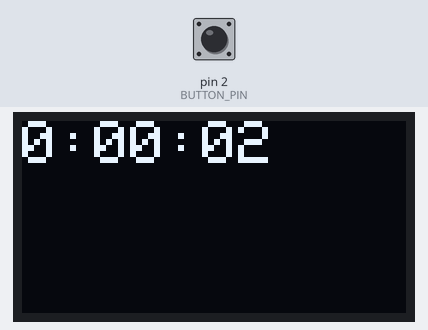
Simulated run of this sketch. Board: Arduino Mega 2560, built with avr-gcc and run on an emulated ATmega2560. Shown: 128×64 one-colour display. Inputs (shaded band) come from the test bench; at power-on: pin 2 (BUTTON_PIN) HIGH.

Above: at 1.2 s.
1.3 s: pin 2 (BUTTON_PIN) pulled LOW for 0.15 s
At 3.5 s:
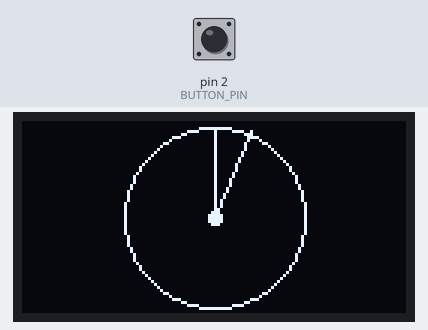
4.4 s: pin 2 (BUTTON_PIN) pulled LOW for 1 s
At 7.1 s:
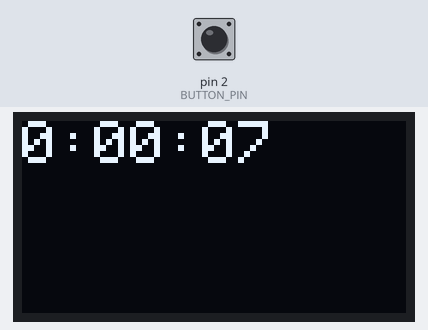
8.4 s: pin 2 (BUTTON_PIN) pulled LOW for 0.15 s
At 10.8 s:
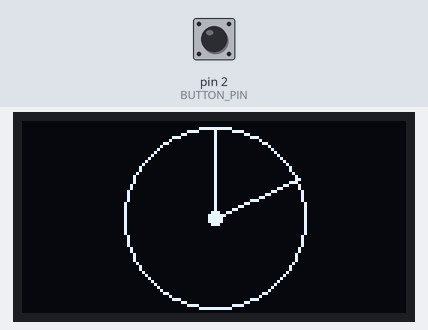
11.5 s: pin 2 (BUTTON_PIN) pulled LOW for 1 s
At 14.4 s:
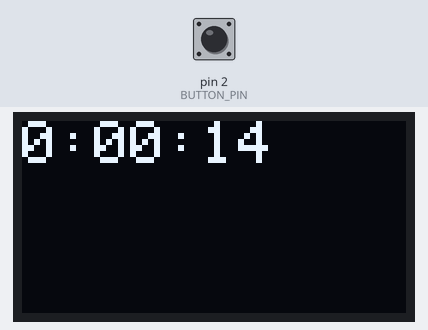
Timing chart, 0 to 15.9 s (numbered marks = the images above; inputs shaded):
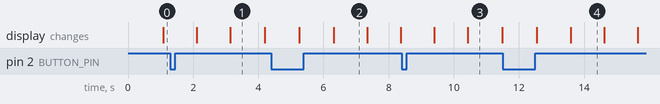

The sketch:

sketch.ino
```cpp
#include <Wire.h>
#include <Adafruit_GFX.h>
#include <Adafruit_SSD1306.h>

#define SCREEN_WIDTH 128
#define SCREEN_HEIGHT 64
#define OLED_RESET -1

Adafruit_SSD1306 display(SCREEN_WIDTH, SCREEN_HEIGHT, &Wire, OLED_RESET);

// Digital Clock Variables. Change them to get set time as required
volatile int seconds = 0;
volatile int minutes = 0;
volatile int hours = 0;
volatile bool isAnalogClock = false;
volatile bool buttonPressed = false;

// Button Interrupt
#define BUTTON_PIN 2
volatile bool buttonState = false;

void buttonISR() {
  buttonState = true;
}

// Timer Interrupt
volatile bool timerFlag = false;

ISR(TIMER1_COMPA_vect) {
  timerFlag = true;
}

void setup() {
  // Initialize OLED Display
  display.begin(SSD1306_SWITCHCAPVCC, 0x3C);
  display.clearDisplay();

  // Initialize Timer Interrupt
  cli(); // disable interrupts
  TCCR1A = 0; // set entire TCCR1A register to 0
  TCCR1B = 0; // same for TCCR1B
  TCNT1 = 0; // initialize counter value to 0
  OCR1A = 15624; // = (16*10^6) / (256*1) - 1 (must be <65536)
  TCCR1B |= (1 << WGM12); // turn on CTC mode
  TCCR1B |= (1 << CS12) | (1 << CS10); // set prescaler to 1024
  TIMSK1 |= (1 << OCIE1A); // enable timer compare interrupt
  sei(); // enable interrupts

  // Initialize Button Interrupt
  pinMode(BUTTON_PIN, INPUT_PULLUP);
  attachInterrupt(digitalPinToInterrupt(BUTTON_PIN), buttonISR, FALLING);
}

void loop() {
  if (buttonState) {
    buttonPressed = true;
    buttonState = false;
  }

  if (timerFlag) {
    timerFlag = false;

    // Increment Time
    seconds++;
    if (seconds == 60) {
      seconds = 0;
      minutes++;
      if (minutes == 60) {
        minutes = 0;
        hours++;
        if (hours == 24) {
          hours = 0;
        }
      }
    }
  }

  display.clearDisplay();

  if (isAnalogClock) {
    // Draw Analog Clock
   /* int hours = lastSecond / 3600;
    int minutes = (lastSecond / 60) % 60;
    int seconds = lastSecond % 60;*/
    int hourAngle = map(hours % 12, 0, 12, 0, 360);
    int minuteAngle = map(minutes, 0, 60, 0, 360);
    int secondAngle = map(seconds, 0, 60, 0, 360);
    display.clearDisplay();
    display.drawCircle(SCREEN_WIDTH / 2, SCREEN_HEIGHT / 2, SCREEN_HEIGHT / 2 - 2, WHITE);
    display.fillCircle(SCREEN_WIDTH / 2, SCREEN_HEIGHT / 2, 2, WHITE);
    display.drawLine(SCREEN_WIDTH / 2, SCREEN_HEIGHT / 2,
                      SCREEN_WIDTH / 2 + (SCREEN_HEIGHT / 2 - 4) * cos((hourAngle - 90) * DEG_TO_RAD),
                      SCREEN_HEIGHT / 2 + (SCREEN_HEIGHT / 2 - 4) * sin((hourAngle - 90) * DEG_TO_RAD),
                      WHITE);
    display.drawLine(SCREEN_WIDTH / 2, SCREEN_HEIGHT / 2,
                      SCREEN_WIDTH / 2 + (SCREEN_HEIGHT / 2 - 2) * cos((minuteAngle - 90) * DEG_TO_RAD),
                      SCREEN_HEIGHT / 2 + (SCREEN_HEIGHT / 2 - 2) * sin((minuteAngle - 90) * DEG_TO_RAD),
                      WHITE);
    display.drawLine(SCREEN_WIDTH / 2, SCREEN_HEIGHT / 2,
                      SCREEN_WIDTH / 2 + (SCREEN_HEIGHT / 2 - 1) * cos((secondAngle - 90) * DEG_TO_RAD),
                      SCREEN_HEIGHT / 2 + (SCREEN_HEIGHT / 2 - 1) * sin((secondAngle - 90) * DEG_TO_RAD),
                      WHITE);
    display.display();
  } else {
    // Draw Digital Clock
    display.setCursor(0, 0);
    display.setTextSize(2);
    display.setTextColor(SSD1306_WHITE);
    display.print(hours);
    display.print(":");
    if (minutes < 10) {
      display.print("0");
    }
    display.print(minutes);
    display.print(":");
    if (seconds < 10) {
      display.print("0");
    }
    display.print(seconds);
  }

  display.display();
  delay(1000);

  if (buttonPressed) {
    isAnalogClock = !isAnalogClock;
    buttonPressed = false;
  }
}
```

Measured:
- after the input at 1.3 s, the display: first differs from a run without the input after 1.8 s (image 1)
- after the input at 4.4 s, the display: first differs from a run without the input after 1.9 s (image 2)
- after the input at 8.4 s, the display: first differs from a run without the input after 2.0 s (image 3)
- after the input at 11.5 s, the display: first differs from a run without the input after 2.1 s (image 4)
- what the display in image 1 shows lasts 1.1 s, from 3.1 s to 4.2 s
- what the display in image 2 shows lasts 1.0 s, from 6.3 s to 7.3 s
